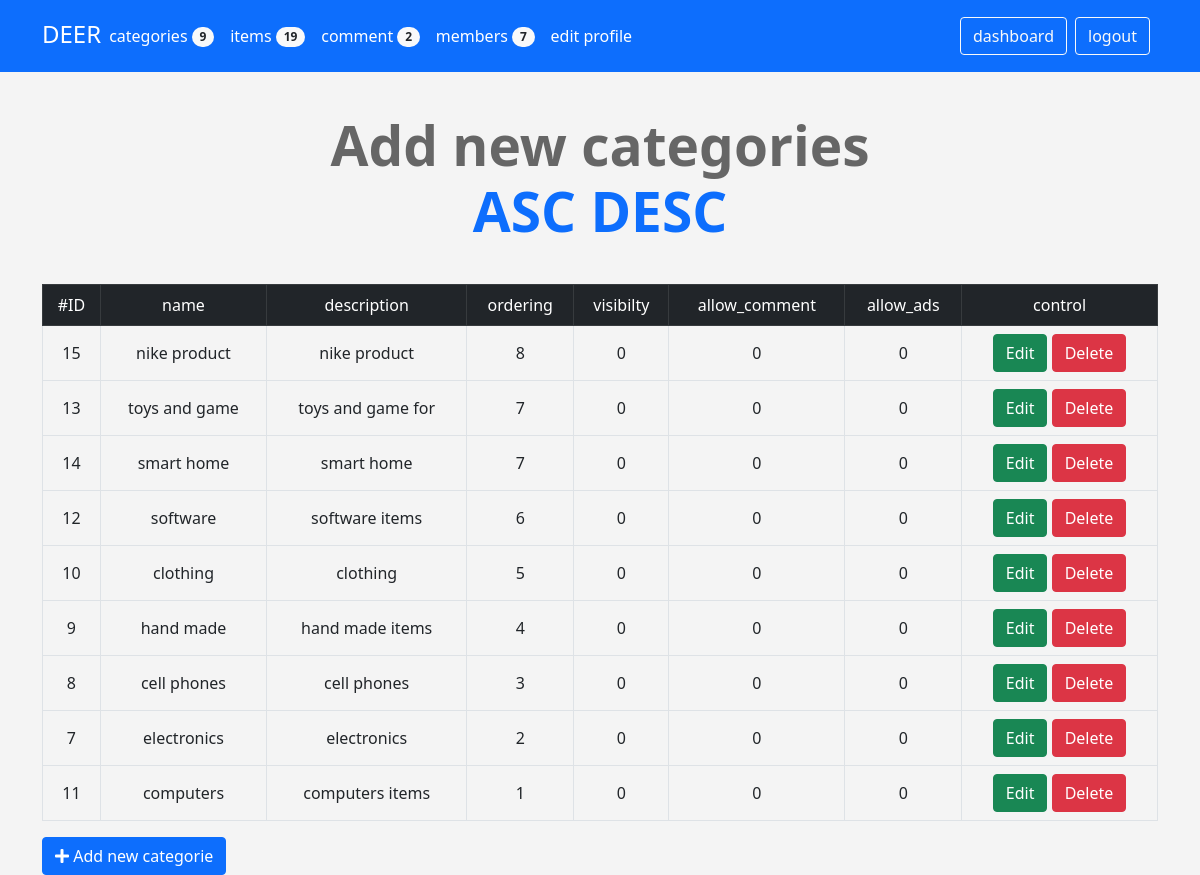
The app's page /admin/categories.php (signed in) with its own data.
### tables this page shows
CREATE TABLE `categories` (
  `id` int(11) NOT NULL,
  `name` varchar(255) NOT NULL,
  `description` text NOT NULL,
  `ordering` int(11) NOT NULL,
  `visibilty` tinyint(4) NOT NULL DEFAULT 0,
  `allow_comment` tinyint(4) NOT NULL DEFAULT 0,
  `allow_ads` tinyint(4) NOT NULL DEFAULT 0
);

### admin/categories.php (the view, shortened to what this page needs)
<?php
if(isset($_SESSION['username'])){
   include 'init.php';
   if(isset($_GET['do'])){
    $do= $_GET['do'];
    }else{
        $do='manage';
    }
    if($do =='manage'){
        $sort='DESC';
        $stmt = $con->prepare("SELECT * FROM categories ORDER BY ordering $sort");
        $stmt->execute();
        $rows= $stmt->fetchAll();
        ?>
        <h1 class="text-center">
            Add new categories
            <div class='ordering pull-right'>
                <a href='?sort=ASC'>ASC</a>
                <a href='?sort=DESC'>DESC</a>
        </h1>
        <div class="container">
        <div class="table-responsive">
      <table class="main-table text-center table table-bordered">
        <tr class="table-dark">
            <td>#ID</td>
            <td>name</td>
            <td>description</td>
            <td>ordering</td>
            <td>visibilty</td>
            <td>allow_comment</td>
            <td>allow_ads</td>
            <td>control</td>
        </tr>
        <?php
        foreach($rows as $row){
        echo'<tr>';
                echo'<td>' . $row['id']            .'</td>';
                echo'<td>' . $row['name']          .'</td>';
                echo'<td>' . $row['description']   .'</td>';
                echo'<td>' . $row['ordering']   .'</td>';
                echo'<td>' . $row['visibilty']     .'</td>';
                echo'<td>' . $row['allow_comment'] .'</td>';
                echo'<td>' . $row['allow_ads'] .'</td>';
                echo "<td>
                <a href='categories.php?do=edit&userID=". $row['id'] ."' class='btn btn-success'>Edit</a>
                <a href='categories.php?do=Delete&userID=". $row['id'] ."' class='btn btn-danger confirm'>Delete</a>";
               echo "</td>";
        echo'</tr>';
    }
    ?>
  </table>
</div>
     <a class="btn btn-primary" href="categories.php?do=Add"><i class="fas fa-plus"></i> Add new categorie</a>
<?php
        }
    include  $tpl . 'footer.php';
}else{
    header('Location:index.php');
    exit();
}
?>

### admin/layout/css/backend.css (style rules this page uses)
body { background-color: #f4f4f4; font-size: 16px; }
h1 { font-size: 55px; margin: 40px 0; font-weight: bold; color: #666; }
.container { margin-left: auto; }
.main-table td { vertical-align: middle !important; }
a { color: #0d6efd; text-decoration: none; }

### records on screen
categories: id "15", name "nike product", description "nike product", ordering "8", visibilty "0", allow_comment "0", allow_ads "0"
categories: id "13", name "toys and game", description "toys and game for", ordering "7", visibilty "0", allow_comment "0", allow_ads "0"
categories: id "14", name "smart home", description "smart home", ordering "7", visibilty "0", allow_comment "0", allow_ads "0"
categories: id "12", name "software", description "software items", ordering "6", visibilty "0", allow_comment "0", allow_ads "0"
categories: id "10", name "clothing", description "clothing", ordering "5", visibilty "0", allow_comment "0", allow_ads "0"
categories: id "9", name "hand made", description "hand made items", ordering "4", visibilty "0", allow_comment "0", allow_ads "0"
categories: id "8", name "cell phones", description "cell phones", ordering "3", visibilty "0", allow_comment "0", allow_ads "0"
categories: id "7", name "electronics", description "electronics", ordering "2", visibilty "0", allow_comment "0", allow_ads "0"
categories: id "11", name "computers", description "computers items", ordering "1", visibilty "0", allow_comment "0", allow_ads "0"

### other values on screen
lang('CATEGORIES') "categories"
$stmt2->fetchColumn() "9"
lang('ITEMS') "items"
$stmt2->fetchColumn() "19"
lang('comment') "comment"
$stmt2->fetchColumn() "2"
lang('MEMBERS') "members"
$stmt2->fetchColumn() "7"
lang('EDIT PROFILE') "edit profile"
lang('LOGOUT') "logout"
